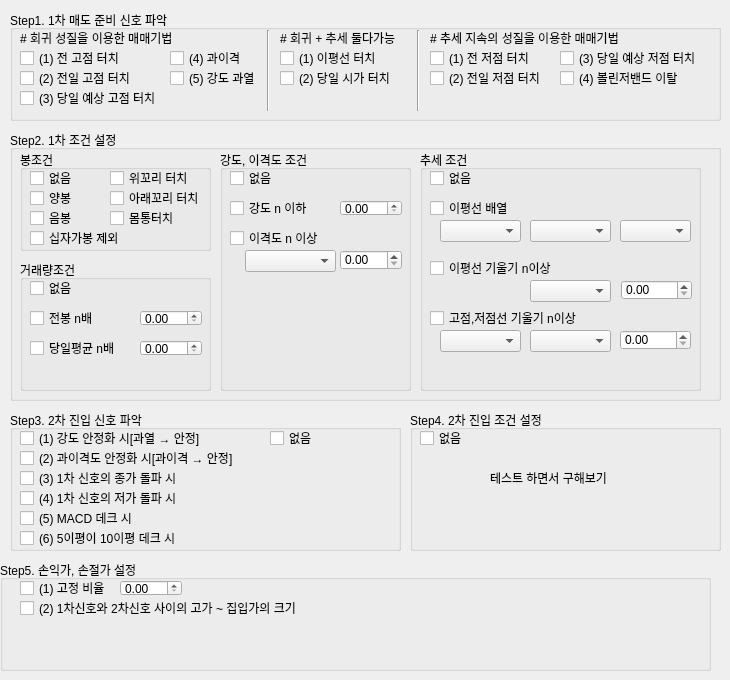
      <widget class="QWidget" name="tab_5">
       <attribute name="title">
        <string>매도포지션</string>
       </attribute>
       <widget class="QGroupBox" name="groupBox_19">
        <property name="geometry">
         <rect>
          <x>10</x>
          <y>130</y>
          <width>711</width>
          <height>271</height>
         </rect>
        </property>
        <property name="title">
         <string>Step2. 1차 조건 설정</string>
        </property>
        <widget class="QGroupBox" name="groupBox_20">
         <property name="geometry">
          <rect>
           <x>10</x>
           <y>20</y>
           <width>191</width>
           <height>101</height>
          </rect>
         </property>
         <property name="title">
          <string>봉조건</string>
         </property>
         <widget class="QCheckBox" name="checkBox_46">
          <property name="geometry">
           <rect>
            <x>10</x>
            <y>20</y>
            <width>51</width>
            <height>16</height>
           </rect>
          </property>
          <property name="text">
           <string>없음</string>
          </property>
         </widget>
         <widget class="QCheckBox" name="checkBox_48">
          <property name="geometry">
           <rect>
            <x>90</x>
            <y>20</y>
            <width>91</width>
            <height>16</height>
           </rect>
          </property>
          <property name="text">
           <string>위꼬리 터치</string>
          </property>
         </widget>
         <widget class="QCheckBox" name="checkBox_49">
          <property name="geometry">
           <rect>
            <x>90</x>
            <y>40</y>
            <width>101</width>
            <height>16</height>
           </rect>
          </property>
          <property name="text">
           <string>아래꼬리 터치</string>
          </property>
         </widget>
         <widget class="QCheckBox" name="checkBox_50">
          <property name="geometry">
           <rect>
            <x>90</x>
            <y>60</y>
            <width>71</width>
            <height>16</height>
           </rect>
          </property>
          <property name="text">
           <string>몸통터치</string>
          </property>
         </widget>
         <widget class="QCheckBox" name="checkBox_78">
          <property name="geometry">
           <rect>
            <x>10</x>
            <y>40</y>
            <width>51</width>
            <height>16</height>
           </rect>
          </property>
          <property name="text">
           <string>양봉</string>
          </property>
         </widget>
         <widget class="QCheckBox" name="checkBox_79">
          <property name="geometry">
           <rect>
            <x>10</x>
            <y>60</y>
            <width>51</width>
            <height>16</height>
           </rect>
          </property>
          <property name="text">
           <string>음봉</string>
          </property>
         </widget>
         <widget class="QCheckBox" name="checkBox_80">
          <property name="geometry">
           <rect>
            <x>10</x>
            <y>80</y>
            <width>101</width>
            <height>16</height>
           </rect>
          </property>
          <property name="text">
           <string>십자가봉 제외</string>
          </property>
         </widget>
        </widget>
        <widget class="QGroupBox" name="groupBox_21">
         <property name="geometry">
          <rect>
           <x>10</x>
           <y>130</y>
           <width>191</width>
           <height>131</height>
          </rect>
         </property>
         <property name="title">
          <string>거래량조건</string>
         </property>
         <widget class="QCheckBox" name="checkBox_51">
          <property name="geometry">
           <rect>
            <x>10</x>
            <y>20</y>
            <width>51</width>
            <height>16</height>
           </rect>
          </property>
          <property name="text">
           <string>없음</string>
          </property>
         </widget>
         <widget class="QCheckBox" name="checkBox_52">
          <property name="geometry">
           <rect>
            <x>10</x>
            <y>50</y>
            <width>71</width>
            <height>16</height>
           </rect>
          </property>
          <property name="text">
           <string>전봉 n배</string>
          </property>
         </widget>
         <widget class="QCheckBox" name="checkBox_53">
          <property name="geometry">
           <rect>
            <x>10</x>
            <y>80</y>
            <width>91</width>
            <height>16</height>
           </rect>
          </property>
          <property name="text">
           <string>당일평균 n배</string>
          </property>
         </widget>
         <widget class="QDoubleSpinBox" name="doubleSpinBox_8">
          <property name="geometry">
           <rect>
            <x>120</x>
            <y>50</y>
            <width>62</width>
            <height>16</height>
           </rect>
          </property>
         </widget>
         <widget class="QDoubleSpinBox" name="doubleSpinBox_9">
          <property name="geometry">
           <rect>
            <x>120</x>
            <y>80</y>
            <width>62</width>
            <height>16</height>
           </rect>
          </property>
         </widget>
        </widget>
        <widget class="QGroupBox" name="groupBox_31">
         <property name="geometry">
          <rect>
           <x>210</x>
           <y>20</y>
           <width>191</width>
           <height>241</height>
          </rect>
         </property>
         <property name="title">
          <string>강도, 이격도 조건</string>
         </property>
         <widget class="QCheckBox" name="checkBox_54">
          <property name="geometry">
           <rect>
            <x>10</x>
            <y>20</y>
            <width>51</width>
            <height>16</height>
           </rect>
          </property>
          <property name="text">
           <string>없음</string>
          </property>
         </widget>
         <widget class="QCheckBox" name="checkBox_55">
          <property name="geometry">
           <rect>
            <x>10</x>
            <y>50</y>
            <width>91</width>
            <height>16</height>
           </rect>
          </property>
          <property name="text">
           <string>강도 n 이하</string>
          </property>
         </widget>
         <widget class="QCheckBox" name="checkBox_56">
          <property name="geometry">
           <rect>
            <x>10</x>
            <y>80</y>
            <width>111</width>
            <height>16</height>
           </rect>
          </property>
          <property name="text">
           <string>이격도 n 이상</string>
          </property>
         </widget>
         <widget class="QDoubleSpinBox" name="doubleSpinBox_10">
          <property name="geometry">
           <rect>
            <x>120</x>
            <y>50</y>
            <width>62</width>
            <height>16</height>
           </rect>
          </property>
         </widget>
         <widget class="QDoubleSpinBox" name="doubleSpinBox_11">
          <property name="geometry">
           <rect>
            <x>120</x>
            <y>100</y>
            <width>62</width>
            <height>20</height>
           </rect>
          </property>
         </widget>
         <widget class="QComboBox" name="comboBox_15">
          <property name="geometry">
           <rect>
            <x>25</x>
            <y>100</y>
            <width>91</width>
            <height>22</height>
           </rect>
          </property>
         </widget>
        </widget>
        <widget class="QGroupBox" name="groupBox_32">
         <property name="geometry">
          <rect>
           <x>410</x>
           <y>20</y>
           <width>281</width>
           <height>241</height>
          </rect>
         </property>
         <property name="title">
          <string>추세 조건</string>
         </property>
         <widget class="QCheckBox" name="checkBox_85">
          <property name="geometry">
           <rect>
            <x>10</x>
            <y>20</y>
            <width>51</width>
            <height>16</height>
           </rect>
          </property>
          <property name="text">
           <string>없음</string>
          </property>
         </widget>
         <widget class="QCheckBox" name="checkBox_86">
          <property name="geometry">
           <rect>
            <x>10</x>
            <y>50</y>
            <width>91</width>
            <height>16</height>
           </rect>
          </property>
          <property name="text">
           <string>이평선 배열</string>
          </property>
         </widget>
         <widget class="QCheckBox" name="checkBox_87">
          <property name="geometry">
           <rect>
            <x>10</x>
            <y>110</y>
            <width>131</width>
            <height>16</height>
           </rect>
          </property>
          <property name="text">
           <string>이평선 기울기 n이상</string>
          </property>
         </widget>
         <widget class="QCheckBox" name="checkBox_88">
          <property name="geometry">
           <rect>
            <x>10</x>
            <y>160</y>
            <width>161</width>
            <height>16</height>
           </rect>
          </property>
          <property name="text">
           <string>고점,저점선 기울기 n이상</string>
          </property>
         </widget>
         <widget class="QComboBox" name="comboBox_16">
          <property name="geometry">
           <rect>
            <x>20</x>
            <y>70</y>
            <width>81</width>
            <height>22</height>
           </rect>
          </property>
         </widget>
         <widget class="QComboBox" name="comboBox_17">
          <property name="geometry">
           <rect>
            <x>110</x>
            <y>70</y>
            <width>81</width>
            <height>22</height>
           </rect>
          </property>
         </widget>
         <widget class="QComboBox" name="comboBox_18">
          <property name="geometry">
           <rect>
            <x>200</x>
            <y>70</y>
            <width>71</width>
            <height>22</height>
           </rect>
          </property>
         </widget>
         <widget class="QComboBox" name="comboBox_19">
          <property name="geometry">
           <rect>
            <x>110</x>
            <y>130</y>
            <width>81</width>
            <height>22</height>
           </rect>
          </property>
         </widget>
         <widget class="QDoubleSpinBox" name="doubleSpinBox_12">
          <property name="geometry">
           <rect>
            <x>201</x>
            <y>130</y>
            <width>71</width>
            <height>20</height>
           </rect>
          </property>
         </widget>
         <widget class="QComboBox" name="comboBox_20">
          <property name="geometry">
           <rect>
            <x>20</x>
            <y>180</y>
            <width>81</width>
            <height>22</height>
           </rect>
          </property>
         </widget>
         <widget class="QComboBox" name="comboBox_21">
          <property name="geometry">
           <rect>
            <x>110</x>
            <y>180</y>
            <width>81</width>
            <height>22</height>
           </rect>
          </property>
         </widget>
         <widget class="QDoubleSpinBox" name="doubleSpinBox_13">
          <property name="geometry">
           <rect>
            <x>200</x>
            <y>180</y>
            <width>71</width>
            <height>20</height>
           </rect>
          </property>
         </widget>
        </widget>
       </widget>
       <widget class="QGroupBox" name="groupBox_22">
        <property name="geometry">
         <rect>
          <x>0</x>
          <y>560</y>
          <width>711</width>
          <height>111</height>
         </rect>
        </property>
        <property name="title">
         <string>Step5. 손익가, 손절가 설정</string>
        </property>
        <widget class="QCheckBox" name="checkBox_57">
         <property name="geometry">
          <rect>
           <x>20</x>
           <y>20</y>
           <width>91</width>
           <height>16</height>
          </rect>
         </property>
         <property name="text">
          <string>(1) 고정 비율</string>
         </property>
        </widget>
        <widget class="QDoubleSpinBox" name="doubleSpinBox_14">
         <property name="geometry">
          <rect>
           <x>120</x>
           <y>20</y>
           <width>62</width>
           <height>16</height>
          </rect>
         </property>
        </widget>
        <widget class="QCheckBox" name="checkBox_58">
         <property name="geometry">
          <rect>
           <x>20</x>
           <y>40</y>
           <width>301</width>
           <height>16</height>
          </rect>
         </property>
         <property name="text">
          <string>(2) 1차신호와 2차신호 사이의 고가 ~ 집입가의 크기</string>
         </property>
        </widget>
       </widget>
       <widget class="QGroupBox" name="groupBox_23">
        <property name="geometry">
         <rect>
          <x>410</x>
          <y>410</y>
          <width>311</width>
          <height>141</height>
         </rect>
        </property>
        <property name="title">
         <string>Step4. 2차 진입 조건 설정</string>
        </property>
        <widget class="QLabel" name="label_34">
         <property name="geometry">
          <rect>
           <x>80</x>
           <y>60</y>
           <width>131</width>
           <height>16</height>
          </rect>
         </property>
         <property name="text">
          <string>테스트 하면서 구해보기</string>
         </property>
        </widget>
        <widget class="QCheckBox" name="checkBox_59">
         <property name="geometry">
          <rect>
           <x>10</x>
           <y>20</y>
           <width>51</width>
           <height>16</height>
          </rect>
         </property>
         <property name="text">
          <string>없음</string>
         </property>
        </widget>
       </widget>
       <widget class="QGroupBox" name="groupBox_24">
        <property name="geometry">
         <rect>
          <x>10</x>
          <y>10</y>
          <width>711</width>
          <height>111</height>
         </rect>
        </property>
        <property name="title">
         <string>Step1. 1차 매도 준비 신호 파악</string>
        </property>
        <widget class="QCheckBox" name="checkBox_2">
         <property name="geometry">
          <rect>
           <x>10</x>
           <y>40</y>
           <width>111</width>
           <height>16</height>
          </rect>
         </property>
         <property name="text">
          <string>(1) 전 고점 터치</string>
         </property>
        </widget>
        <widget class="QCheckBox" name="checkBox_4">
         <property name="geometry">
          <rect>
           <x>160</x>
           <y>40</y>
           <width>141</width>
           <height>16</height>
          </rect>
         </property>
         <property name="text">
          <string>(4) 과이격</string>
         </property>
        </widget>
        <widget class="QCheckBox" name="checkBox_8">
         <property name="geometry">
          <rect>
           <x>270</x>
           <y>40</y>
           <width>111</width>
           <height>16</height>
          </rect>
         </property>
         <property name="text">
          <string>(1) 이평선 터치</string>
         </property>
        </widget>
        <widget class="QCheckBox" name="checkBox_9">
         <property name="geometry">
          <rect>
           <x>420</x>
           <y>40</y>
           <width>111</width>
           <height>16</height>
          </rect>
         </property>
         <property name="text">
          <string>(1) 전 저점 터치</string>
         </property>
        </widget>
        <widget class="QCheckBox" name="checkBox_14">
         <property name="geometry">
          <rect>
           <x>160</x>
           <y>60</y>
           <width>101</width>
           <height>16</height>
          </rect>
         </property>
         <property name="text">
          <string>(5) 강도 과열</string>
         </property>
        </widget>
        <widget class="QCheckBox" name="checkBox_29">
         <property name="geometry">
          <rect>
           <x>10</x>
           <y>80</y>
           <width>151</width>
           <height>16</height>
          </rect>
         </property>
         <property name="text">
          <string>(3) 당일 예상 고점 터치</string>
         </property>
        </widget>
        <widget class="QCheckBox" name="checkBox_15">
         <property name="geometry">
          <rect>
           <x>10</x>
           <y>60</y>
           <width>121</width>
           <height>16</height>
          </rect>
         </property>
         <property name="text">
          <string>(2) 전일 고점 터치</string>
         </property>
        </widget>
        <widget class="QCheckBox" name="checkBox_16">
         <property name="geometry">
          <rect>
           <x>420</x>
           <y>60</y>
           <width>121</width>
           <height>16</height>
          </rect>
         </property>
         <property name="text">
          <string>(2) 전일 저점 터치</string>
         </property>
        </widget>
        <widget class="QCheckBox" name="checkBox_17">
         <property name="geometry">
          <rect>
           <x>550</x>
           <y>40</y>
           <width>151</width>
           <height>16</height>
          </rect>
         </property>
         <property name="text">
          <string>(3) 당일 예상 저점 터치</string>
         </property>
        </widget>
        <widget class="QCheckBox" name="checkBox_60">
         <property name="geometry">
          <rect>
           <x>270</x>
           <y>60</y>
           <width>121</width>
           <height>16</height>
          </rect>
         </property>
         <property name="text">
          <string>(2) 당일 시가 터치</string>
         </property>
        </widget>
        <widget class="QCheckBox" name="checkBox_18">
         <property name="geometry">
          <rect>
           <x>550</x>
           <y>60</y>
           <width>141</width>
           <height>16</height>
          </rect>
         </property>
         <property name="text">
          <string>(4) 볼린저밴드 이탈</string>
         </property>
        </widget>
        <widget class="Line" name="line_5">
         <property name="geometry">
          <rect>
           <x>250</x>
           <y>20</y>
           <width>16</width>
           <height>81</height>
          </rect>
         </property>
         <property name="orientation">
          <enum>Qt::Vertical</enum>
         </property>
        </widget>
        <widget class="QLabel" name="label_36">
         <property name="geometry">
          <rect>
           <x>10</x>
           <y>20</y>
           <width>171</width>
           <height>16</height>
          </rect>
         </property>
         <property name="text">
          <string># 회귀 성질을 이용한 매매기법</string>
         </property>
        </widget>
        <widget class="QLabel" name="label_39">
         <property name="geometry">
          <rect>
           <x>270</x>
           <y>20</y>
           <width>131</width>
           <height>16</height>
          </rect>
         </property>
         <property name="text">
          <string># 회귀 + 추세 둘다가능</string>
         </property>
        </widget>
        <widget class="Line" name="line_6">
         <property name="geometry">
          <rect>
           <x>400</x>
           <y>20</y>
           <width>16</width>
           <height>81</height>
          </rect>
         </property>
         <property name="orientation">
          <enum>Qt::Vertical</enum>
         </property>
        </widget>
        <widget class="QLabel" name="label_73">
         <property name="geometry">
          <rect>
           <x>420</x>
           <y>20</y>
           <width>211</width>
           <height>16</height>
          </rect>
         </property>
         <property name="text">
          <string># 추세 지속의 성질을 이용한 매매기법</string>
         </property>
        </widget>
       </widget>
       <widget class="QGroupBox" name="groupBox_25">
        <property name="geometry">
         <rect>
          <x>10</x>
          <y>410</y>
          <width>391</width>
          <height>141</height>
         </rect>
        </property>
        <property name="title">
         <string>Step3. 2차 진입 신호 파악</string>
        </property>
        <widget class="QCheckBox" name="checkBox_61">
         <property name="geometry">
          <rect>
           <x>10</x>
           <y>20</y>
           <width>201</width>
           <height>16</height>
          </rect>
         </property>
         <property name="text">
          <string>(1) 강도 안정화 시[과열 → 안정]</string>
         </property>
        </widget>
        <widget class="QCheckBox" name="checkBox_62">
         <property name="geometry">
          <rect>
           <x>10</x>
           <y>60</y>
           <width>171</width>
           <height>16</height>
          </rect>
         </property>
         <property name="text">
          <string>(3) 1차 신호의 종가 돌파 시</string>
         </property>
        </widget>
        <widget class="QCheckBox" name="checkBox_89">
         <property name="geometry">
          <rect>
           <x>10</x>
           <y>40</y>
           <width>241</width>
           <height>16</height>
          </rect>
         </property>
         <property name="text">
          <string>(2) 과이격도 안정화 시[과이격 → 안정]</string>
         </property>
        </widget>
        <widget class="QCheckBox" name="checkBox_90">
         <property name="geometry">
          <rect>
           <x>10</x>
           <y>80</y>
           <width>171</width>
           <height>16</height>
          </rect>
         </property>
         <property name="text">
          <string>(4) 1차 신호의 저가 돌파 시</string>
         </property>
        </widget>
        <widget class="QCheckBox" name="checkBox_63">
         <property name="geometry">
          <rect>
           <x>10</x>
           <y>100</y>
           <width>121</width>
           <height>16</height>
          </rect>
         </property>
         <property name="text">
          <string>(5) MACD 데크 시</string>
         </property>
        </widget>
        <widget class="QCheckBox" name="checkBox_91">
         <property name="geometry">
          <rect>
           <x>10</x>
           <y>120</y>
           <width>171</width>
           <height>16</height>
          </rect>
         </property>
         <property name="text">
          <string>(6) 5이평이 10이평 데크 시</string>
         </property>
        </widget>
        <widget class="QCheckBox" name="checkBox_64">
         <property name="geometry">
          <rect>
           <x>260</x>
           <y>20</y>
           <width>51</width>
           <height>16</height>
          </rect>
         </property>
         <property name="text">
          <string>없음</string>
         </property>
        </widget>
       </widget>
      </widget>
